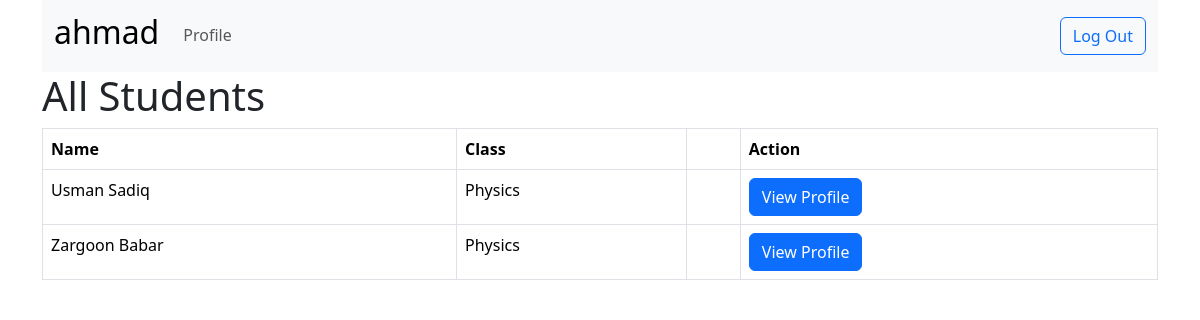
Before: /record_students (signed in) with the older database file.
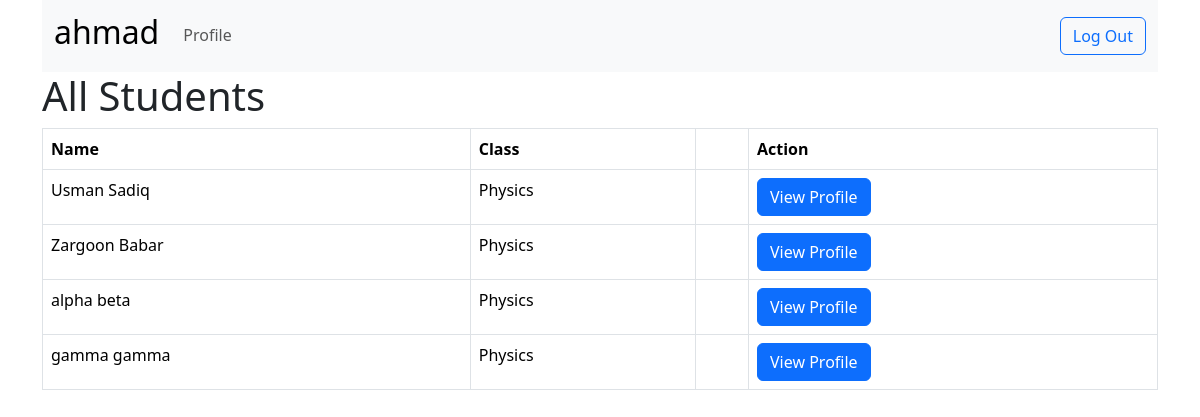
After: the same page with the newer database file.
### tables this page shows
CREATE TABLE students (
    id INTEGER PRIMARY KEY,
    firstname TEXT NOT NULL,
    lastname TEXT NOT NULL,
    email TEXT NOT NULL,
    username TEXT NOT NULL,
    password TEXT NOT NULL,
    teacher_id INTEGER,
    course_id INTEGER,
    admin_id INTEGER,
    FOREIGN KEY (teacher_id) REFERENCES teachers (id),
    FOREIGN KEY (course_id) REFERENCES courses (id),
    FOREIGN KEY (admin_id) REFERENCES admins (id)
);

### app.py (the view)
@app.route("/record_students", methods=["GET", "POST"])
@login_required
def record_students():
    user_role = session["user_role"]
    user_id = session["user_id"]
    rows = db.execute(
        "SELECT DISTINCT students.id, students.firstname, students.lastname, courses.course_name "
        + "FROM students "
        + "JOIN courses ON students.course_id = courses.id "
        + "LEFT JOIN attendance ON students.id = attendance.student_id "
        + "WHERE students.teacher_id = ? "
        + "ORDER BY students.id ASC",
        user_id,
    )
    print(rows)
    return render_template(
        "record_students.html",
        students=rows,
        user="student",
        table="students",
        role=user_role,
    )

### app.py (called while the page is built)
@app.after_request
def after_request(response):
    response.headers["Cache-Control"] = "no-cache, no-store, must-revalidate"
    response.headers["Expires"] = 0
    response.headers["Pragma"] = "no-cache"
    return response

### helpers.py (called while the page is built)
def login_required(f):
    @wraps(f)
    def decorated_function(*args, **kwargs):
        if session.get("user_id") is None:
            return redirect("/login")
        return f(*args, **kwargs)
    return decorated_function

### templates/record_students.html (shortened to what this page needs)
{% extends "layout.html" %}
{% block body%}
    <nav class="navbar navbar-expand-lg bg-body-tertiary">
        <div class="container-fluid">
            <a class="navbar-brand">
                <h2>{{ role }}</h1>
            </a>
            <div class="collapse navbar-collapse" id="navbarSupportedContent">
                <ul class="navbar-nav me-auto mb-2 mb-lg-0 nav-underline">
                    <li class="nav-item">
                        <a class="nav-link" href="/profile">Profile</a>
                    </li>
                </ul>
                <form class="d-flex" role="search" action="/logout" method="post">
                    <button class="btn btn-outline-primary" type="submit">Log Out</button>
                </form>
            </div>
        </div>
    </nav>
    {% if students %}
        <h1>All Students</h1>
        <table class="table table-bordered">
            <thead>
                <tr>
                    <th>Name</th>
                    <th>Class</th>
                    <th>
                    </th>
                    <th>Action</th>
                </tr>
            </thead>
            <tbody>
                {% for student in students %}
                    <tr>
                        <td>{{ student.firstname + " " + student.lastname}}</td>
                        <td>{{ student.course_name }}</td>
                        <td>
                        </td>
                        <td>
                            <form method="post" action="/profile">
                                <button type="submit" class="btn btn-primary">View Profile</button>
                            </form>
                        </td>
                    </tr>
                {% endfor %}
            </tbody>
        </table>
    {% else %}
        <h3>Currently! No Students left to mark attendance</h3>
    {% endif %}
{% endblock %}

Changed rows visible on the page:
added students: firstname+lastname "alpha beta", course_name "Physics"
added students: firstname+lastname "gamma gamma", course_name "Physics"
